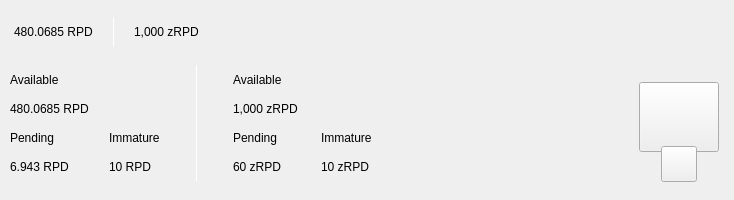
<?xml version="1.0" encoding="UTF-8"?>
<ui version="4.0">
 <class>TopBar</class>
 <widget class="QWidget" name="TopBar">
  <property name="geometry">
   <rect>
    <x>0</x>
    <y>0</y>
    <width>734</width>
    <height>200</height>
   </rect>
  </property>
  <property name="minimumSize">
   <size>
    <width>0</width>
    <height>200</height>
   </size>
  </property>
  <property name="maximumSize">
   <size>
    <width>16777215</width>
    <height>200</height>
   </size>
  </property>
  <property name="windowTitle">
   <string>Form</string>
  </property>
  <layout class="QVBoxLayout" name="verticalLayout_10" stretch="0">
   <property name="spacing">
    <number>0</number>
   </property>
   <property name="leftMargin">
    <number>0</number>
   </property>
   <property name="topMargin">
    <number>0</number>
   </property>
   <property name="rightMargin">
    <number>0</number>
   </property>
   <property name="bottomMargin">
    <number>0</number>
   </property>
   <item>
    <widget class="PFBorderImage" name="containerTop">
     <layout class="QVBoxLayout" name="verticalLayout_11">
      <property name="spacing">
       <number>0</number>
      </property>
      <property name="leftMargin">
       <number>0</number>
      </property>
      <property name="topMargin">
       <number>0</number>
      </property>
      <property name="rightMargin">
       <number>0</number>
      </property>
      <property name="bottomMargin">
       <number>0</number>
      </property>
      <item>
       <widget class="QWidget" name="top_container_2" native="true">
        <property name="minimumSize">
         <size>
          <width>0</width>
          <height>65</height>
         </size>
        </property>
        <layout class="QHBoxLayout" name="top_container">
         <property name="spacing">
          <number>0</number>
         </property>
         <property name="leftMargin">
          <number>14</number>
         </property>
         <property name="topMargin">
          <number>0</number>
         </property>
         <property name="rightMargin">
          <number>14</number>
         </property>
         <property name="bottomMargin">
          <number>0</number>
         </property>
         <item alignment="Qt::AlignVCenter">
          <widget class="QWidget" name="widgetTopAmount" native="true">
           <property name="sizePolicy">
            <sizepolicy hsizetype="Preferred" vsizetype="Maximum">
             <horstretch>0</horstretch>
             <verstretch>0</verstretch>
            </sizepolicy>
           </property>
           <layout class="QHBoxLayout" name="horizontalLayout_5">
            <property name="spacing">
             <number>0</number>
            </property>
            <property name="leftMargin">
             <number>0</number>
            </property>
            <property name="topMargin">
             <number>0</number>
            </property>
            <property name="rightMargin">
             <number>0</number>
            </property>
            <property name="bottomMargin">
             <number>0</number>
            </property>
            <item alignment="Qt::AlignTop">
             <widget class="QLabel" name="labelAmountTopRpd">
              <property name="minimumSize">
               <size>
                <width>0</width>
                <height>36</height>
               </size>
              </property>
              <property name="styleSheet">
               <string notr="true">padding:0px;margin:0px;</string>
              </property>
              <property name="text">
               <string notr="true">480.0685 RPD</string>
              </property>
             </widget>
            </item>
            <item>
             <spacer name="horizontalSpacer_11">
              <property name="orientation">
               <enum>Qt::Horizontal</enum>
              </property>
              <property name="sizeType">
               <enum>QSizePolicy::Fixed</enum>
              </property>
              <property name="sizeHint" stdset="0">
               <size>
                <width>20</width>
                <height>20</height>
               </size>
              </property>
             </spacer>
            </item>
            <item alignment="Qt::AlignVCenter">
             <widget class="QLabel" name="typeSpacerTop">
              <property name="minimumSize">
               <size>
                <width>1</width>
                <height>30</height>
               </size>
              </property>
              <property name="maximumSize">
               <size>
                <width>1</width>
                <height>30</height>
               </size>
              </property>
              <property name="styleSheet">
               <string notr="true">background-color:white;
padding:0px;
border:none;</string>
              </property>
              <property name="text">
               <string/>
              </property>
             </widget>
            </item>
            <item>
             <spacer name="horizontalSpacer_12">
              <property name="orientation">
               <enum>Qt::Horizontal</enum>
              </property>
              <property name="sizeType">
               <enum>QSizePolicy::Fixed</enum>
              </property>
              <property name="sizeHint" stdset="0">
               <size>
                <width>20</width>
                <height>20</height>
               </size>
              </property>
             </spacer>
            </item>
            <item alignment="Qt::AlignTop">
             <widget class="QLabel" name="labelAmountTopzRpd">
              <property name="minimumSize">
               <size>
                <width>0</width>
                <height>36</height>
               </size>
              </property>
              <property name="text">
               <string notr="true">1,000 zRPD</string>
              </property>
             </widget>
            </item>
           </layout>
          </widget>
         </item>
         <item>
          <spacer name="horizontalSpacer">
           <property name="orientation">
            <enum>Qt::Horizontal</enum>
           </property>
           <property name="sizeHint" stdset="0">
            <size>
             <width>40</width>
             <height>20</height>
            </size>
           </property>
          </spacer>
         </item>
         <item>
          <layout class="QHBoxLayout" name="horizontalLayout_4">
           <property name="spacing">
            <number>12</number>
           </property>
           <property name="rightMargin">
            <number>0</number>
           </property>
           <item alignment="Qt::AlignRight">
            <widget class="QWidget" name="layoutSync" native="true">
             <property name="minimumSize">
              <size>
               <width>0</width>
               <height>36</height>
              </size>
             </property>
             <property name="maximumSize">
              <size>
               <width>16777215</width>
               <height>36</height>
              </size>
             </property>
             <layout class="QVBoxLayout" name="verticalLayout_9">
              <property name="leftMargin">
               <number>0</number>
              </property>
              <property name="topMargin">
               <number>0</number>
              </property>
              <property name="rightMargin">
               <number>0</number>
              </property>
              <property name="bottomMargin">
               <number>0</number>
              </property>
              <item>
               <widget class="ExpandableButton" name="pushButtonSync" native="true">
                <property name="minimumSize">
                 <size>
                  <width>36</width>
                  <height>36</height>
                 </size>
                </property>
                <property name="maximumSize">
                 <size>
                  <width>16777215</width>
                  <height>36</height>
                 </size>
                </property>
               </widget>
              </item>
             </layout>
            </widget>
           </item>
           <item>
            <widget class="ExpandableButton" name="pushButtonHDUpgrade" native="true">
             <property name="minimumSize">
              <size>
               <width>36</width>
               <height>36</height>
              </size>
             </property>
            </widget>
           </item>
           <item>
            <widget class="ExpandableButton" name="pushButtonStack" native="true">
             <property name="minimumSize">
              <size>
               <width>36</width>
               <height>36</height>
              </size>
             </property>
            </widget>
           </item>
           <item>
            <widget class="ExpandableButton" name="pushButtonColdStaking" native="true">
             <property name="minimumSize">
              <size>
               <width>36</width>
               <height>36</height>
              </size>
             </property>
            </widget>
           </item>
           <item>
            <widget class="ExpandableButton" name="pushButtonConnection" native="true">
             <property name="minimumSize">
              <size>
               <width>36</width>
               <height>36</height>
              </size>
             </property>
            </widget>
           </item>
           <item>
            <widget class="ExpandableButton" name="pushButtonTor" native="true">
             <property name="minimumSize">
              <size>
               <width>36</width>
               <height>36</height>
              </size>
             </property>
            </widget>
           </item>
           <item>
            <widget class="ExpandableButton" name="pushButtonLock" native="true">
             <property name="sizePolicy">
              <sizepolicy hsizetype="Expanding" vsizetype="Expanding">
               <horstretch>0</horstretch>
               <verstretch>0</verstretch>
              </sizepolicy>
             </property>
             <property name="minimumSize">
              <size>
               <width>36</width>
               <height>0</height>
              </size>
             </property>
            </widget>
           </item>
          </layout>
         </item>
        </layout>
       </widget>
      </item>
      <item>
       <widget class="QWidget" name="bottom_container" native="true">
        <property name="minimumSize">
         <size>
          <width>0</width>
          <height>135</height>
         </size>
        </property>
        <layout class="QHBoxLayout" name="botton_container">
         <property name="leftMargin">
          <number>10</number>
         </property>
         <property name="topMargin">
          <number>0</number>
         </property>
         <property name="rightMargin">
          <number>10</number>
         </property>
         <property name="bottomMargin">
          <number>10</number>
         </property>
         <item>
          <layout class="QHBoxLayout" name="horizontalLayout_3">
           <property name="bottomMargin">
            <number>9</number>
           </property>
           <item>
            <layout class="QVBoxLayout" name="verticalLayout_7">
             <property name="spacing">
              <number>0</number>
             </property>
             <property name="leftMargin">
              <number>0</number>
             </property>
             <property name="rightMargin">
              <number>30</number>
             </property>
             <item>
              <layout class="QVBoxLayout" name="verticalLayout_2">
               <item>
                <widget class="QLabel" name="labelTitle1">
                 <property name="text">
                  <string>Available</string>
                 </property>
                </widget>
               </item>
               <item>
                <widget class="QLabel" name="labelAmountRpd">
                 <property name="text">
                  <string notr="true">480.0685 RPD</string>
                 </property>
                </widget>
               </item>
              </layout>
             </item>
             <item>
              <layout class="QHBoxLayout" name="horizontalLayout_2">
               <property name="spacing">
                <number>0</number>
               </property>
               <item>
                <layout class="QVBoxLayout" name="verticalLayout_3">
                 <item>
                  <widget class="QLabel" name="labelTitle3">
                   <property name="text">
                    <string>Pending</string>
                   </property>
                  </widget>
                 </item>
                 <item>
                  <widget class="QLabel" name="labelPendingRpd">
                   <property name="text">
                    <string notr="true">6.943 RPD</string>
                   </property>
                  </widget>
                 </item>
                </layout>
               </item>
               <item>
                <spacer name="horizontalSpacer_3">
                 <property name="orientation">
                  <enum>Qt::Horizontal</enum>
                 </property>
                 <property name="sizeType">
                  <enum>QSizePolicy::Fixed</enum>
                 </property>
                 <property name="sizeHint" stdset="0">
                  <size>
                   <width>40</width>
                   <height>20</height>
                  </size>
                 </property>
                </spacer>
               </item>
               <item>
                <layout class="QVBoxLayout" name="verticalLayout_4">
                 <item>
                  <widget class="QLabel" name="labelTitle4">
                   <property name="text">
                    <string>Immature</string>
                   </property>
                  </widget>
                 </item>
                 <item>
                  <widget class="QLabel" name="labelImmatureRpd">
                   <property name="text">
                    <string notr="true">10 RPD</string>
                   </property>
                  </widget>
                 </item>
                </layout>
               </item>
              </layout>
             </item>
            </layout>
           </item>
           <item>
            <widget class="QLabel" name="typeSpacerExpanded">
             <property name="minimumSize">
              <size>
               <width>1</width>
               <height>100</height>
              </size>
             </property>
             <property name="maximumSize">
              <size>
               <width>1</width>
               <height>16777215</height>
              </size>
             </property>
             <property name="styleSheet">
              <string notr="true">background-color:white;
padding:0px;
border:none;</string>
             </property>
             <property name="text">
              <string/>
             </property>
            </widget>
           </item>
           <item>
            <widget class="QWidget" name="zerocoinBalances" native="true">
             <layout class="QVBoxLayout" name="verticalLayout_8">
              <property name="spacing">
               <number>0</number>
              </property>
              <property name="leftMargin">
               <number>30</number>
              </property>
              <property name="topMargin">
               <number>0</number>
              </property>
              <property name="rightMargin">
               <number>0</number>
              </property>
              <property name="bottomMargin">
               <number>0</number>
              </property>
              <item>
               <layout class="QVBoxLayout" name="verticalLayout">
                <item>
                 <widget class="QLabel" name="labelTitleAvailablezRpd">
                  <property name="text">
                   <string>Available</string>
                  </property>
                 </widget>
                </item>
                <item>
                 <widget class="QLabel" name="labelAvailablezRpd">
                  <property name="text">
                   <string notr="true">1,000 zRPD</string>
                  </property>
                 </widget>
                </item>
               </layout>
              </item>
              <item>
               <layout class="QHBoxLayout" name="horizontalLayout">
                <property name="spacing">
                 <number>0</number>
                </property>
                <item>
                 <layout class="QVBoxLayout" name="verticalLayout_5">
                  <item>
                   <widget class="QLabel" name="labelTitlePendingzRpd">
                    <property name="text">
                     <string>Pending</string>
                    </property>
                   </widget>
                  </item>
                  <item>
                   <widget class="QLabel" name="labelPendingzRpd">
                    <property name="text">
                     <string notr="true">60 zRPD</string>
                    </property>
                   </widget>
                  </item>
                 </layout>
                </item>
                <item>
                 <spacer name="horizontalSpacer_4">
                  <property name="orientation">
                   <enum>Qt::Horizontal</enum>
                  </property>
                  <property name="sizeType">
                   <enum>QSizePolicy::Fixed</enum>
                  </property>
                  <property name="sizeHint" stdset="0">
                   <size>
                    <width>40</width>
                    <height>20</height>
                   </size>
                  </property>
                 </spacer>
                </item>
                <item>
                 <layout class="QVBoxLayout" name="verticalLayout_6">
                  <item>
                   <widget class="QLabel" name="labelTitleImmaturezRpd">
                    <property name="text">
                     <string>Immature</string>
                    </property>
                   </widget>
                  </item>
                  <item>
                   <widget class="QLabel" name="labelImmaturezRpd">
                    <property name="text">
                     <string notr="true">10 zRPD</string>
                    </property>
                   </widget>
                  </item>
                 </layout>
                </item>
               </layout>
              </item>
             </layout>
            </widget>
           </item>
          </layout>
         </item>
         <item>
          <spacer name="horizontalSpacer_2">
           <property name="orientation">
            <enum>Qt::Horizontal</enum>
           </property>
           <property name="sizeHint" stdset="0">
            <size>
             <width>40</width>
             <height>20</height>
            </size>
           </property>
          </spacer>
         </item>
         <item alignment="Qt::AlignHCenter|Qt::AlignVCenter">
          <widget class="QWidget" name="qrContainer" native="true">
           <property name="sizePolicy">
            <sizepolicy hsizetype="Preferred" vsizetype="Minimum">
             <horstretch>0</horstretch>
             <verstretch>0</verstretch>
            </sizepolicy>
           </property>
           <property name="minimumSize">
            <size>
             <width>90</width>
             <height>110</height>
            </size>
           </property>
           <property name="maximumSize">
            <size>
             <width>90</width>
             <height>110</height>
            </size>
           </property>
           <layout class="QVBoxLayout" name="containerQR">
            <property name="spacing">
             <number>0</number>
            </property>
            <property name="leftMargin">
             <number>5</number>
            </property>
            <property name="topMargin">
             <number>10</number>
            </property>
            <property name="rightMargin">
             <number>5</number>
            </property>
            <property name="bottomMargin">
             <number>0</number>
            </property>
            <item>
             <widget class="QPushButton" name="btnQr">
              <property name="minimumSize">
               <size>
                <width>70</width>
                <height>70</height>
               </size>
              </property>
              <property name="maximumSize">
               <size>
                <width>16777215</width>
                <height>70</height>
               </size>
              </property>
              <property name="focusPolicy">
               <enum>Qt::NoFocus</enum>
              </property>
              <property name="text">
               <string/>
              </property>
              <property name="iconSize">
               <size>
                <width>70</width>
                <height>70</height>
               </size>
              </property>
             </widget>
            </item>
            <item>
             <spacer name="verticalSpacer">
              <property name="orientation">
               <enum>Qt::Vertical</enum>
              </property>
              <property name="sizeType">
               <enum>QSizePolicy::Fixed</enum>
              </property>
              <property name="sizeHint" stdset="0">
               <size>
                <width>20</width>
                <height>20</height>
               </size>
              </property>
             </spacer>
            </item>
            <item alignment="Qt::AlignHCenter|Qt::AlignBottom">
             <widget class="QPushButton" name="pushButtonQR">
              <property name="minimumSize">
               <size>
                <width>36</width>
                <height>36</height>
               </size>
              </property>
              <property name="maximumSize">
               <size>
                <width>36</width>
                <height>36</height>
               </size>
              </property>
              <property name="focusPolicy">
               <enum>Qt::NoFocus</enum>
              </property>
              <property name="text">
               <string/>
              </property>
             </widget>
            </item>
           </layout>
          </widget>
         </item>
        </layout>
       </widget>
      </item>
     </layout>
    </widget>
   </item>
  </layout>
 </widget>
 <customwidgets>
  <customwidget>
   <class>ExpandableButton</class>
   <extends>QWidget</extends>
   <header>qt/rapids/expandablebutton.h</header>
   <container>1</container>
  </customwidget>
  <customwidget>
   <class>PFBorderImage</class>
   <extends>QFrame</extends>
   <header>qt/rapids/pfborderimage.h</header>
   <container>1</container>
  </customwidget>
 </customwidgets>
 <resources/>
 <connections/>
</ui>
